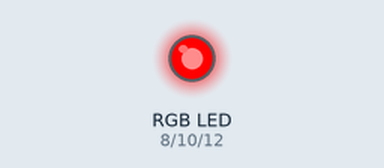
Recording of a program running on a simulated Raspberry Pi (header pin numbers). Shown: an RGB LED mixed from three pins (HIGH = lit).

Above: at 0.5 s.
At 1.5 s:
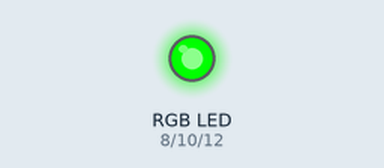
At 5.5 s:
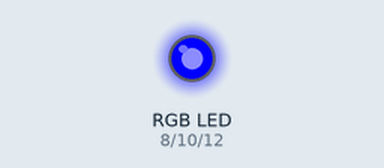
Timing chart, 0 to 6.9 s (numbered marks = the images above):
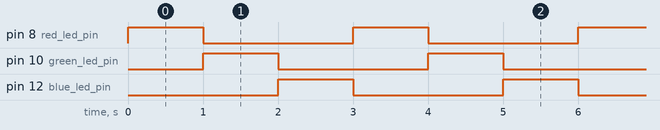

Measured:
- by itself, pin 8 (red_led_pin), pin 10 (green_led_pin), pin 12 (blue_led_pin): alternates HIGH for 1.0 s and LOW for 2.0 s
- by itself, everything shown: repeats every 3.0 s, in 3 steps

The program:

03.blink_rgb_led.py
```python
from time import sleep
import RPi.GPIO as GPIO

red_led_pin = 8
green_led_pin = 10
blue_led_pin = 12

GPIO.setmode(GPIO.BOARD)
GPIO.setup(red_led_pin, GPIO.OUT)
GPIO.setup(green_led_pin, GPIO.OUT)
GPIO.setup(blue_led_pin, GPIO.OUT)

try:
    while True:
        GPIO.output(red_led_pin, GPIO.HIGH)
        sleep(1)
        GPIO.output(red_led_pin, GPIO.LOW)

        GPIO.output(green_led_pin, GPIO.HIGH)
        sleep(1)
        GPIO.output(green_led_pin, GPIO.LOW)

        GPIO.output(blue_led_pin, GPIO.HIGH)
        sleep(1)
        GPIO.output(blue_led_pin, GPIO.LOW)
finally:
    GPIO.cleanup()
```
